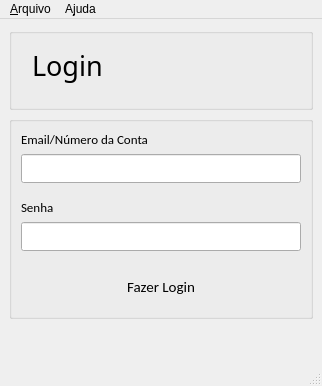
<?xml version="1.0" encoding="UTF-8"?>
<ui version="4.0">
 <class>MainWindow</class>
 <widget class="QMainWindow" name="MainWindow">
  <property name="geometry">
   <rect>
    <x>0</x>
    <y>0</y>
    <width>322</width>
    <height>365</height>
   </rect>
  </property>
  <property name="windowTitle">
   <string>MainWindow</string>
  </property>
  <widget class="QWidget" name="centralwidget">
   <layout class="QVBoxLayout" name="verticalLayout">
    <item>
     <widget class="QGroupBox" name="groupBox">
      <property name="title">
       <string/>
      </property>
      <layout class="QHBoxLayout" name="horizontalLayout">
       <item>
        <widget class="QLabel" name="lbl_title">
         <property name="font">
          <font>
           <family>Roboto Mono</family>
           <pointsize>20</pointsize>
          </font>
         </property>
         <property name="styleSheet">
          <string notr="true">color: '#00C569'; padding: 4px; margin-bottom: 10px;</string>
         </property>
         <property name="text">
          <string>Login</string>
         </property>
        </widget>
       </item>
      </layout>
     </widget>
    </item>
    <item>
     <widget class="QGroupBox" name="groupBox_2">
      <property name="title">
       <string/>
      </property>
      <layout class="QVBoxLayout" name="verticalLayout_2">
       <item>
        <widget class="QLabel" name="label_7">
         <property name="font">
          <font>
           <family>Calibri</family>
           <pointsize>10</pointsize>
          </font>
         </property>
         <property name="styleSheet">
          <string notr="true">color: '#333A44';</string>
         </property>
         <property name="text">
          <string>Email/Número da Conta</string>
         </property>
         <property name="buddy">
          <cstring>inp_email_conta</cstring>
         </property>
        </widget>
       </item>
       <item>
        <widget class="QLineEdit" name="inp_email_conta">
         <property name="font">
          <font>
           <family>Calibri</family>
           <pointsize>10</pointsize>
          </font>
         </property>
         <property name="styleSheet">
          <string notr="true">color: '#333A44'; padding: 4px; margin-bottom: 10px;</string>
         </property>
         <property name="placeholderText">
          <string/>
         </property>
        </widget>
       </item>
       <item>
        <widget class="QLabel" name="label_4">
         <property name="font">
          <font>
           <family>Calibri</family>
           <pointsize>10</pointsize>
          </font>
         </property>
         <property name="styleSheet">
          <string notr="true">color: '#333A44';</string>
         </property>
         <property name="text">
          <string>Senha</string>
         </property>
        </widget>
       </item>
       <item>
        <widget class="QLineEdit" name="inp_senha">
         <property name="font">
          <font>
           <family>Calibri</family>
           <pointsize>10</pointsize>
          </font>
         </property>
         <property name="styleSheet">
          <string notr="true">color: '#333A44'; padding: 4px; margin-bottom: 10px;</string>
         </property>
         <property name="echoMode">
          <enum>QLineEdit::Password</enum>
         </property>
         <property name="placeholderText">
          <string/>
         </property>
        </widget>
       </item>
       <item>
        <widget class="QPushButton" name="btn_login">
         <property name="font">
          <font>
           <family>Calibri</family>
           <pointsize>11</pointsize>
          </font>
         </property>
         <property name="cursor">
          <cursorShape>PointingHandCursor</cursorShape>
         </property>
         <property name="styleSheet">
          <string notr="true"> padding: 10px; background-color: '#00C569'; border: none; color: '#ffffff';</string>
         </property>
         <property name="text">
          <string>Fazer Login</string>
         </property>
        </widget>
       </item>
       <item>
        <spacer name="verticalSpacer">
         <property name="orientation">
          <enum>Qt::Vertical</enum>
         </property>
         <property name="sizeHint" stdset="0">
          <size>
           <width>20</width>
           <height>40</height>
          </size>
         </property>
        </spacer>
       </item>
      </layout>
     </widget>
    </item>
    <item>
     <widget class="QLabel" name="lbl_mensagem">
      <property name="styleSheet">
       <string notr="true">color: '#333A44'; padding: 8px;</string>
      </property>
      <property name="text">
       <string/>
      </property>
     </widget>
    </item>
   </layout>
  </widget>
  <widget class="QStatusBar" name="statusbar"/>
  <widget class="QMenuBar" name="menubar">
   <property name="geometry">
    <rect>
     <x>0</x>
     <y>0</y>
     <width>322</width>
     <height>21</height>
    </rect>
   </property>
   <widget class="QMenu" name="menu_Arquivo">
    <property name="title">
     <string>&amp;Arquivo</string>
    </property>
    <addaction name="action_Registrar"/>
    <addaction name="action_Exit"/>
   </widget>
   <widget class="QMenu" name="menuA_juda">
    <property name="title">
     <string>A&amp;juda</string>
    </property>
    <addaction name="actionSobre"/>
    <addaction name="actionContato"/>
   </widget>
   <addaction name="menu_Arquivo"/>
   <addaction name="menuA_juda"/>
  </widget>
  <action name="action_Registro_Funcionario">
   <property name="icon">
    <iconset>
     <normaloff>../assets/1388560951582004484-128.png</normaloff>../assets/1388560951582004484-128.png</iconset>
   </property>
   <property name="text">
    <string>&amp;Registro de Funcionários</string>
   </property>
   <property name="statusTip">
    <string>Voltar para tela de Login</string>
   </property>
   <property name="shortcut">
    <string>Ctrl+R</string>
   </property>
  </action>
  <action name="action_Exit">
   <property name="icon">
    <iconset>
     <normaloff>../assets/12355707351582004488-128.png</normaloff>../assets/12355707351582004488-128.png</iconset>
   </property>
   <property name="text">
    <string>&amp;Exit</string>
   </property>
   <property name="statusTip">
    <string>Fechar o aplicativo</string>
   </property>
   <property name="shortcut">
    <string>Ctrl+W</string>
   </property>
  </action>
  <action name="actionSobre">
   <property name="text">
    <string>Sobre</string>
   </property>
  </action>
  <action name="actionContato">
   <property name="text">
    <string>Contato</string>
   </property>
  </action>
  <action name="action_Visualizar">
   <property name="text">
    <string>&amp;Visualizar</string>
   </property>
   <property name="shortcut">
    <string>Ctrl+D</string>
   </property>
  </action>
  <action name="action_Informa_es">
   <property name="text">
    <string>&amp;Informações</string>
   </property>
  </action>
  <action name="action_Registrar">
   <property name="icon">
    <iconset>
     <normaloff>../assets/15586770221582004499-128.png</normaloff>../assets/15586770221582004499-128.png</iconset>
   </property>
   <property name="text">
    <string>&amp;Registrar</string>
   </property>
   <property name="shortcut">
    <string>Ctrl+R</string>
   </property>
  </action>
 </widget>
 <resources/>
 <connections/>
</ui>
